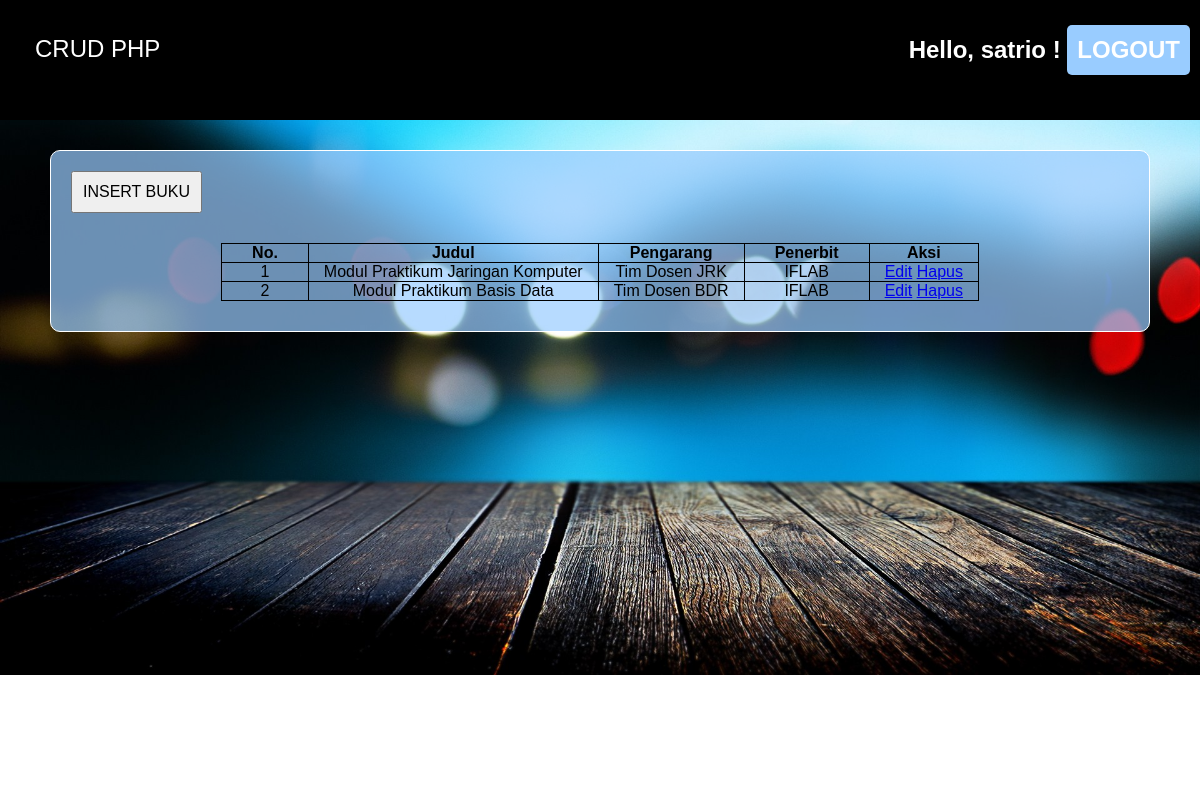
The page /crud.php (signed in) on the database its author committed.
### tables this page shows
CREATE TABLE IF NOT EXISTS `buku` (
  `id` int(11) NOT NULL,
  `judul` varchar(50) NOT NULL,
  `pengarang` varchar(50) NOT NULL,
  `penerbit` varchar(50) NOT NULL
);

### crud.php (the view, shortened to what this page needs)
<html>
<head>
	<link rel="stylesheet" type="text/css" href="css/style.css">
</head>
<body>
	<div class="main">
		<div class="header">
			<div class="header-title">
				CRUD PHP
			</div>
			<div class="profile">
				<h2>Hello, <?php echo $_SESSION['username']; ?> ! <a href="doLogout.php"><input type="button" value="LOGOUT"></a></h2>
			</div>
		</div>
		<?php
			$sql = "select * from buku";
			$res = mysql_query($sql);
		?>
		<div class="crud-container">
			<div class="insert-new">
				<a href="insert.php"><input type="button" value="INSERT BUKU"></a>
			</div>
			<div class="content">
				<table>
					<th>No.</th>
					<th>Judul</th>
					<th>Pengarang</th>
					<th>Penerbit</th>
					<th>Aksi</th>
					<?php
						if(mysql_num_rows($res) > 0){
							$no = 1;
							while ($row = mysql_fetch_assoc($res)) {
								echo "<tr>".
								"<td>".$no."</td>".
								"<td>".$row['judul']."</td>".
								"<td>".$row['pengarang']."</td>".
								"<td>".$row['penerbit']."</td>".
								"<td><a href='update.php?id=".$row['id']."'>Edit</a> <a href='doDelete.php?id=".$row['id']."'>Hapus</a></td>".
								"</tr>";
								$no++;
							}
						}
					?>
				</table>
			</div>
		</div>
	</div>
</body>
</html>

### css/style.css (style rules this page uses)
body { font-family: "Arial Black", Gadget, sans-serif; color: #fff; }
.main { background: url('../background.jpg') no-repeat; background-size: 100%; position: absolute; height: 100%; width: 100%; top: 0; left: 0; }
input[type='submit'], .profile a input[type='button'] { color: #fff; background-color: rgba(153, 204, 255, 1); width: 100%; line-height: 30px; border: none; text-transform: uppercase; font-weight: 900; font-size: 1.5em; margin-top: 20px; padding: 5px; }
.profile a input[type='button'] { width: 10%; border-radius: 5px; }
.header { height: 15%; width: 100%; background-color: #000; position: fixed; z-index: 2; }
.header-title { width: auto; padding: 35px; font-size: 1.5em; }
.header .profile { right: 10px; top: 5px; position: absolute; }
.header .profile h2 a input[type='button'], .insert-new a input { width: auto; font-size: 1em; padding: 10px; margin: 0; display: inline-block; }
.crud-container { border: 1px solid white; margin: 150px 50px 0; height: auto; background-color: rgba(153, 204, 255, 0.7); border-radius: 10px; }
table, th, td { border: 1px solid black; border-collapse: collapse; color: #000; }
th, td { padding: 0 15px; }
.crud-container .content table { text-align: center; margin: 30px auto; }
.crud-container .content table th { text-align: center; padding: 0 30px; }
.insert-new { margin-top: 20px; margin-left: 20px; }

### rows shown on the page
buku: judul "Modul Praktikum Jaringan Komputer", pengarang "Tim Dosen JRK", penerbit "IFLAB"
buku: judul "Modul Praktikum Basis Data", pengarang "Tim Dosen BDR", penerbit "IFLAB"

### other values the page prints
$_SESSION['username'] "satrio"
